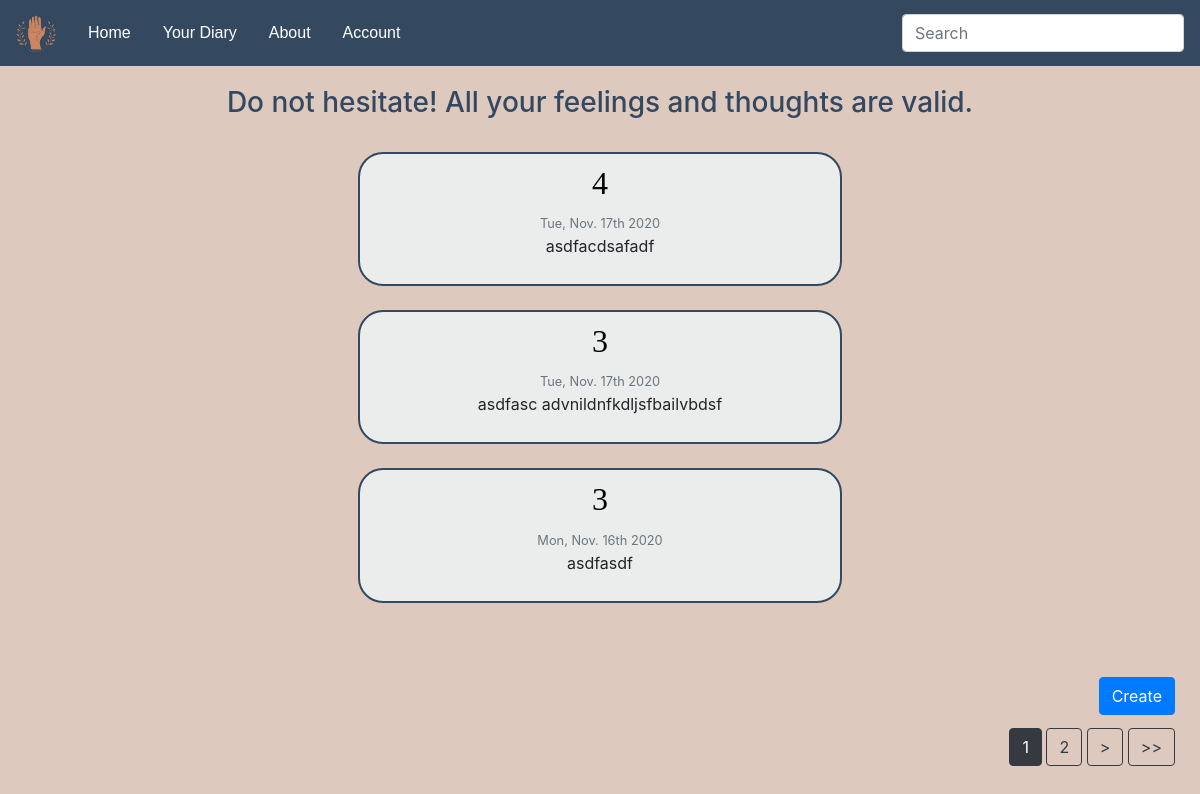
The app's page /yourdiary/ (signed in), older data.
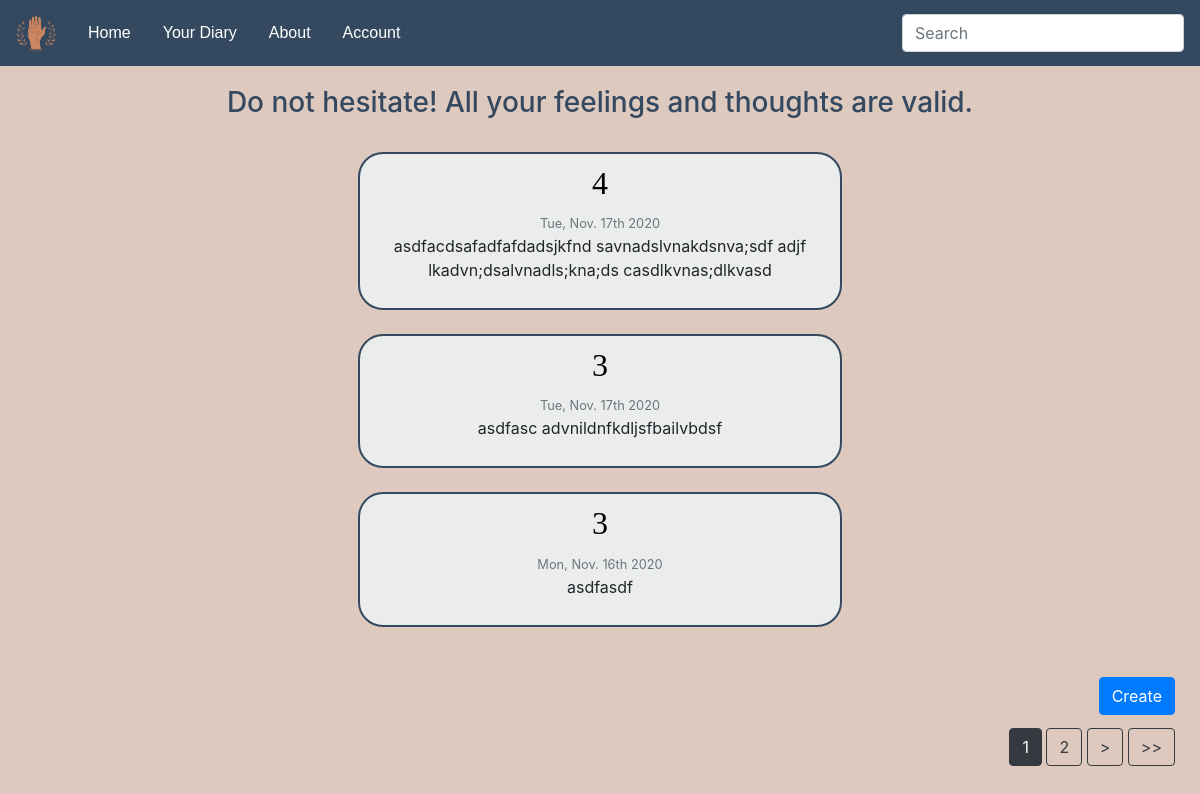
The same page, newer data.
### app/models.py (models this page shows, shortened)
class Post(models.Model):
    title = models.CharField(max_length=100, verbose_name='A Title Describing Today')
    content = models.TextField(verbose_name='What Happened?')
    motivation = models.CharField(max_length=100, verbose_name='One Thing Motivating You for Tomorrow',
                                  null=True, blank=True,
                                  help_text="It doesn't have to be something big, it can be an upcoming trip, "
                                            "looking at the sunrise, another episode of "
                                            "drama coming out, playing games till midnight "
                                            "or even listening to music on the way to work! "
                                            "Try to not leave this blank so you can look back at it one day!")
    diary_image = models.ImageField(default='default.jpg', blank=True, upload_to='diary_images',
                                    verbose_name='A Memorable Pic!')
    date_posted = models.DateTimeField(default=timezone.now)

### app/views.py (the view)
# urls.py: path('yourdiary/', DiaryLogs.as_view(), name="app-diary"),
class DiaryLogs(LoginRequiredMixin, ListView):
    model = Post
    template_name = "app/diary.html"
    context_object_name = 'posts'
    ordering = ['-date_posted']
    paginate_by = 3

### app/templates/app/diary.html (shortened to what this page needs)
{% extends "app/base.html" %}
{% block content %}
<article class="main">
    <h3 style="text-align:center; color:#344860;">Do not hesitate! All your feelings and thoughts are valid.</h3>
    <br>
    {% for post in posts %}
    <div class="container rounded-corners" style="text-align: center;">
        <h2><a href="{% url 'diary-log' post.id %}" style="color: black; font-family: tahoma;">{{ post.title }}</a></h2>
        <small class="text-muted">{{ post.date_posted|date:"D, N jS Y" }}</small>
        <p class="article-content">{{ post.content }}</p>
    </div>
    <br>
    {% endfor %}
</article>
<div style="position: fixed; right:0; bottom:0; bottom:10px; right:25px;">
    {% if is_paginated %}
        {% for num in page_obj.paginator.page_range %}
            {% if page_obj.number == num %}
                <a class="btn btn-dark mb-4" href="?page={{ num }}">{{ num }}</a>
            {% elif num > page_obj.number|add:'-3' and num < page_obj.number|add:'3' %}
                <a class="btn btn-outline-dark mb-4" href="?page={{ num }}">{{ num }}</a>
            {% endif %}
        {% endfor %}
        {% if page_obj.has_next %}
            <a class="btn btn-outline-dark mb-4" href="?page={{ page_obj.next_page_number }}">></a>
            <a class="btn btn-outline-dark mb-4" href="?page={{ page_obj.paginator.num_pages }}">>></a>
        {% endif %}
    {% endif %}
</div>
<div style="right:0; bottom:0; position:fixed; bottom:85px; right:25px;">
    <a class="btn btn-primary" href="{% url 'diary-new' %}">Create</a>
</div>
{% endblock content %}

### app/templates/app/base.html (shortened to what this page needs)
<!DOCTYPE html>
{% load static %}
<html lang="en">
<head>
    <link rel="stylesheet" href="https://cdn.jsdelivr.net/npm/bootstrap@4.5.3/dist/css/bootstrap.min.css">
</head>
<body style="background-color: #ddc9be">
    <nav class="navbar navbar-expand-lg navbar-custom">
        <a class="navbar-brand" href="{% url 'app-home' %}">
            <img src="{% static 'users/logo2.jpg' %}" style="width:40px; height:40px;">
        </a>
        <a class="nav-link" href="{% url 'app-home' %}">Home</a>
        <a class="nav-link" href="{% url 'app-diary' %}">Your Diary</a>
        <a class="nav-link" href="{% url 'app-about' %}">About</a>
        <a class="nav-link" href="{% url 'app-account' %}">Account</a>
        <form class="ml-auto" method="get" action="{% url 'diary-search' %}">
            <input class="form-control mr-sm-2" type="text" placeholder="Search" name="q">
        </form>
    </nav>
<div class="container main">
    {% block content %}
    {% endblock content %}
</div>
</body>
</html>

### app/templates/app/base.html (style rules this page uses)
.navbar-custom { background-color: #344960; overflow: hidden; position: fixed; top: 0; width: 100%; z-index: 300; }
.navbar-custom a { color: white; float: left; display:block; text-align: center; font-family: helvetica; }
.main { padding: 16px; margin-top: 27px; }
.rounded-corners { border-radius: 25px; border: 2px solid #344860; padding: 10px; margin: 0 auto; width: 45%; background-color: #ebedec; }

Row changes from the older to the newer data that the page shows:
changed Post: content "asdfacdsafadf" → "asdfacdsafadfafdadsjkfnd savnadslvnakdsnva;sdf adjf lkadvn;dsalvnadls;kna;ds casdlkvnas;dlkvasd"
